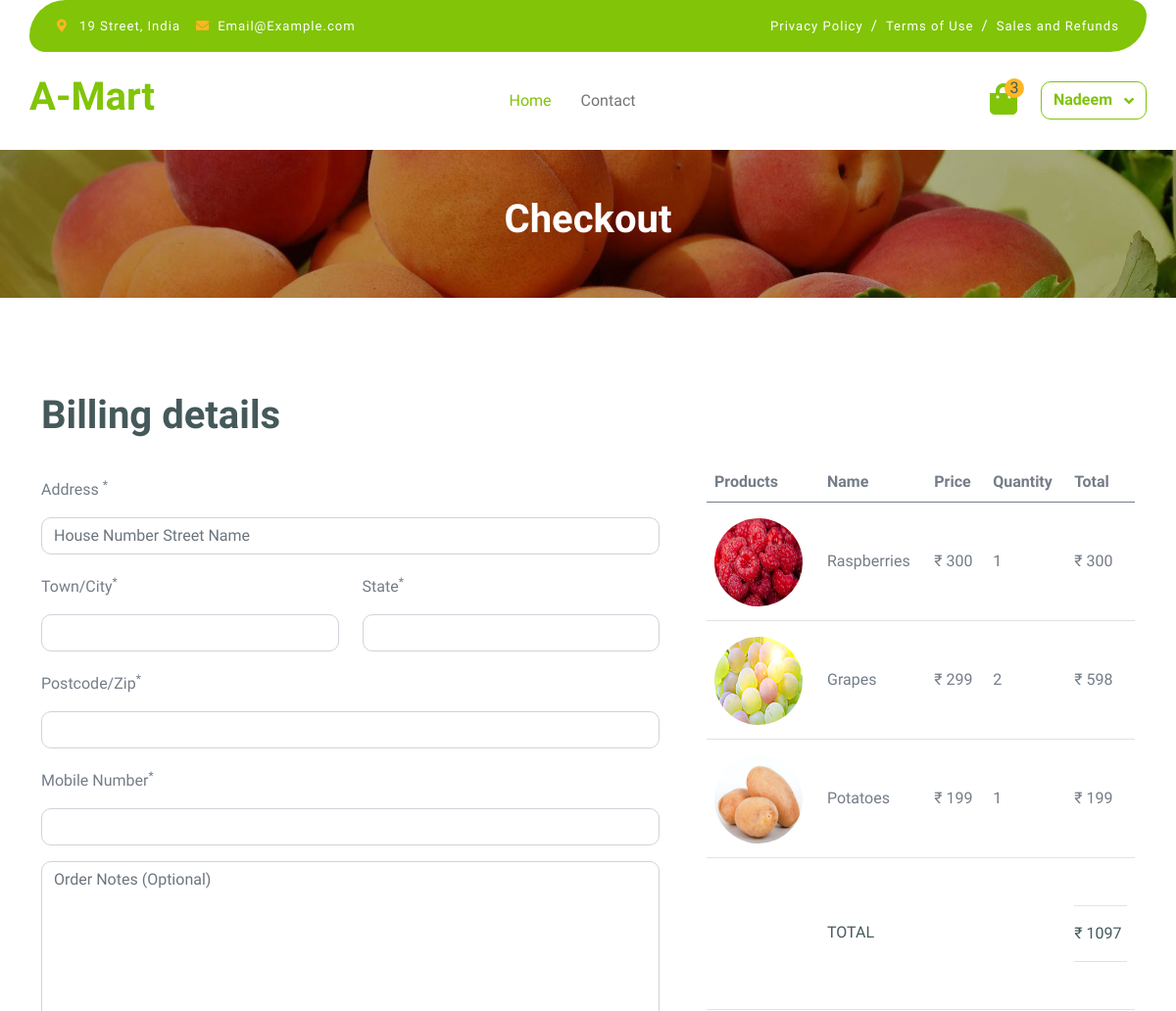
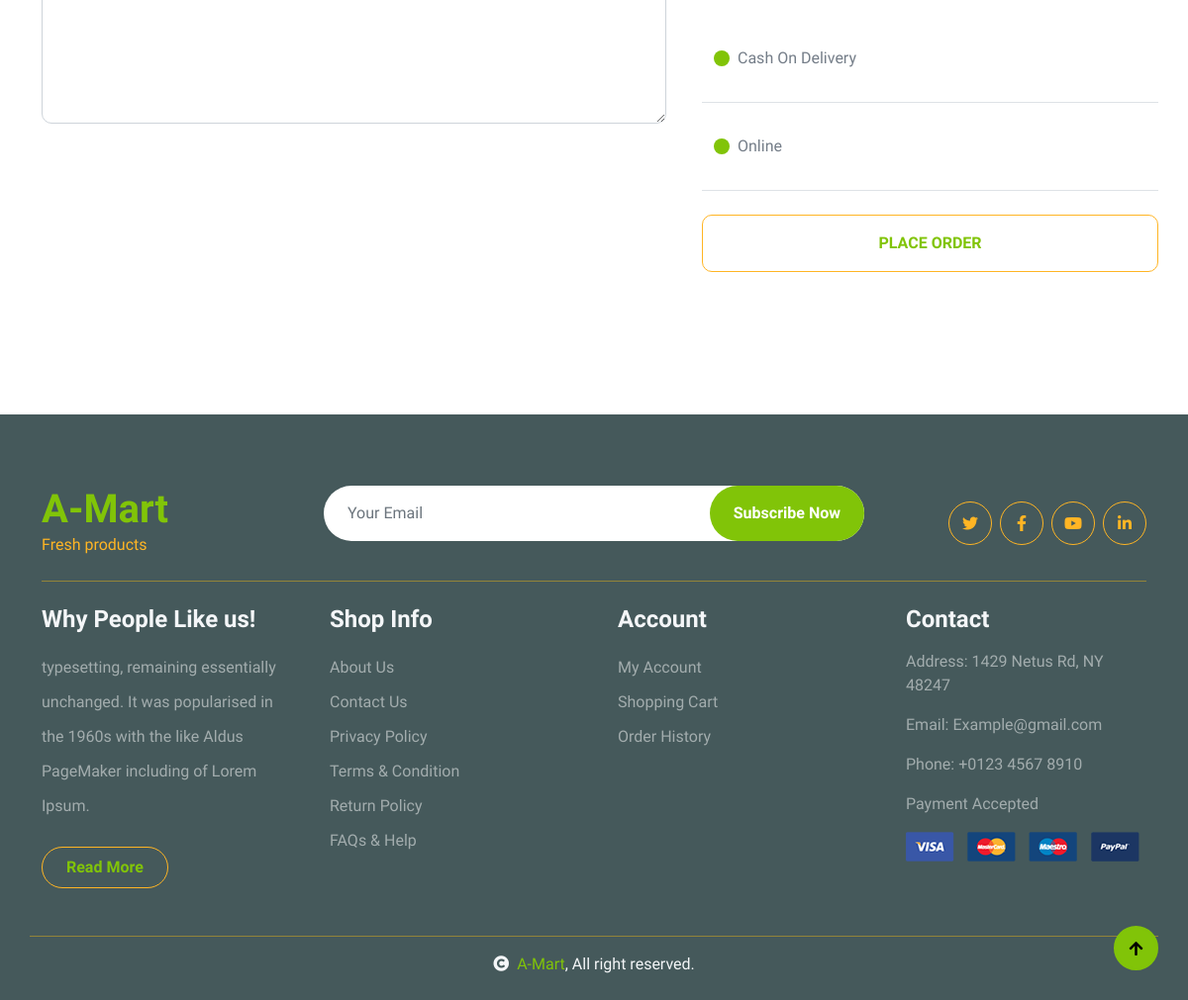
/chackout/ (signed in), run on the app's committed database (2 pictures, top to bottom).
### mymart/models.py (models this page shows, shortened)
class Add_To_Cart(models.Model):
    user = models.ForeignKey(User,on_delete=models.CASCADE, null=True)
    product = models.ForeignKey(Product, on_delete=models.CASCADE, related_name='cart', null=False)
    quantity = models.IntegerField(default=1) #User order Quantity
    def total_price(self):
        return self.product.price * self.quantity

class Product(models.Model):
    product_name = models.CharField(max_length=100)
    short_discriptions = models.TextField()
    discriptions = models.TextField()
    prd_category = models.ForeignKey(Category, on_delete=models.CASCADE, null=True)
    price = models.DecimalField(max_digits=10, decimal_places=0)
    stock_quantity = models.IntegerField(default=0, blank=False, null=True)
    prd_weight = models.CharField(max_length=50, blank=False, null=True)
    product_slug = AutoSlugField(populate_from='product_name',unique=True,null=True,default=None)
    image_name = models.CharField(max_length=100, blank=True)
    created_at = models.DateField(auto_now_add=True)

### mymart/views.py (the view, shortened to what this page needs)
# urls.py: path('chackout/',views.chackout_dtails, name='chackout'),
def chackout_dtails(request):
    if request.user.is_authenticated:
        cart_items = Add_To_Cart.objects.filter(user=request.user) #use for count tof cart item
    else:
        cart_items = []
    total_amount = sum(item.total_price() for item in cart_items)
    data = {
        'products':cart_items,
        'total':total_amount,
    }
    return render(request, 'chackout.html', data)

### mymart/templates/chackout.html (shortened to what this page needs)
{% load static %}
<!DOCTYPE html>
<html lang="en">
    <head>
        {% include 'head.html' %}
    </head>
    <body>
        {% include 'header.html' %}
        <div class="container-fluid page-header py-5">
            <h1 class="text-center text-white display-6">Checkout</h1>
        </div>
        <div class="container-fluid py-5">
            <div class="container py-5">
                <h1 class="mb-4">Billing details</h1>
                <form method="post" id="shippingForm">
                    <div class="row g-5">
                        <div class="col-md-12 col-lg-6 col-xl-7">
                            <div class="form-item">
                                <label class="form-label my-3">Address <sup>*</sup></label>
                                <input type="text" id="address" name="address" class="form-control" placeholder="House Number Street Name">
                            </div>
                           <div class="row">
                                <div class="col-md-12 col-lg-6">
                                    <div class="form-item">
                                        <label class="form-label my-3">Town/City<sup>*</sup></label>
                                        <input type="text" id="city" name="city" class="form-control">
                                    </div>
                                </div>
                                <div class="col-md-12 col-lg-6">
                                    <div class="form-item">
                                        <label class="form-label my-3">State<sup>*</sup></label>
                                        <input type="text" id="state" name="state" class="form-control">
                                    </div>
                                </div>
                           </div>
                            <div class="form-item">
                                <label class="form-label my-3">Postcode/Zip<sup>*</sup></label>
                                <input type="number" id="zipcode" name="zipcode" class="form-control">
                            </div>
                            <div class="form-item">
                                <label class="form-label my-3">Mobile Number<sup>*</sup></label>
                                <input type="number" id="phone"  name="phone"  oninput="this.value = this.value.replace(/[^0-9]/g, '').slice(0, 10);" class="form-control">
                            </div>
                            <div class="form-item my-3">
                                <textarea name="notes" class="form-control" spellcheck="false" cols="30" rows="11" placeholder="Order Notes (Optional)"></textarea>
                            </div>
                        </div>
                        <div class="col-md-12 col-lg-6 col-xl-5">
                            <div class="table-responsive">
                                <table class="table">
                                    <thead>
                                        <tr>
                                            <th scope="col">Products</th>
                                            <th scope="col">Name</th>
                                            <th scope="col">Price</th>
                                            <th scope="col">Quantity</th>
                                            <th scope="col">Total</th>
                                        </tr>
                                    </thead>
                                    <tbody>
                                        {% for cart in products %}
                                        <tr>
                                            <th scope="row">
                                                <div class="d-flex align-items-center mt-2">
                                                    <img src="{%static 'img/'%}{{cart.product.image_name}}.jpg" class="img-fluid rounded-circle" style="width: 90px; height: 90px;" alt="">
                                                </div>
                                            </th>
                                            <td class="py-5">{{cart.product.product_name}}</td>
                                            <td class="py-5">₹&nbsp;{{cart.product.price}}</td>
                                            <td class="py-5">{{cart.quantity}}</td>
                                            <td class="py-5">₹&nbsp;{{cart.total_price}}</td>
                                        </tr>
                                        {% endfor %}
                                        <tr>
                                            <th scope="row">
                                            </th>
                                            <td class="py-5">
                                                <p class="mb-0 text-dark text-uppercase py-3">TOTAL</p>
                                            </td>
                                            <td class="py-5"></td>
                                            <td class="py-5"></td>
                                            <td class="py-5">
                                                <div class="py-3 border-bottom border-top">
                                                    <p class="mb-0 text-dark">₹&nbsp;{{ total }}</p>
                                                </div>
                                            </td>
                                        </tr>
                                    </tbody>
                                </table>
                            </div>
                            <div class="row g-4 text-center align-items-center justify-content-center border-bottom py-3">
                                <div class="col-12">
                                    <div class="form-check text-start my-3">
                                        <input type="radio" class="form-check-input bg-primary border-0" id="cash_deliv" name="payment" value="cash_deliv">
                                        <label class="form-check-label" for="Delivery-1">Cash On Delivery</label>
                                    </div>
                                </div>
                            </div>
                            <div class="row g-4 text-center align-items-center justify-content-center border-bottom py-3">
                                <div class="col-12">
                                    <div class="form-check text-start my-3">
                                        <input type="radio" class="form-check-input bg-primary border-0" id="online" name="payment" value="online">
                                        <label class="form-check-label" for="Paypal-1">Online</label>
                                    </div>
                                </div>
                            </div>
                            <div class="row g-4 text-center align-items-center justify-content-center pt-4">
                                <button type="submit" id="submitBtn" class="btn border-secondary py-3 px-4 text-uppercase w-100 text-primary">Place Order</button>
                            </div>
                        </div>
                    </div>
                </form>
            </div>
        </div>
       {% include 'footer.html' %}
    </body>
</html>

### mymart/templates/header.html (shortened to what this page needs)
<div class="container-fluid fixed-top">
    <div class="container topbar bg-primary d-none d-lg-block">
        <div class="d-flex justify-content-between">
            <div class="top-info ps-2">
                <small class="me-3"><i class="fas fa-map-marker-alt me-2 text-secondary"></i> <a href="#" class="text-white">19 Street, India</a></small>
                <small class="me-3"><i class="fas fa-envelope me-2 text-secondary"></i><a href="#" class="text-white">Email@Example.com</a></small>
            </div>
            <div class="top-link pe-2">
                <a href="#" class="text-white"><small class="text-white mx-2">Privacy Policy</small>/</a>
                <a href="#" class="text-white"><small class="text-white mx-2">Terms of Use</small>/</a>
                <a href="#" class="text-white"><small class="text-white ms-2">Sales and Refunds</small></a>
            </div>
        </div>
    </div>
    <div class="container px-0">
        <nav class="navbar navbar-light bg-white navbar-expand-xl">
            <a href="/" class="navbar-brand"><h1 class="text-primary display-6">A-Mart</h1></a>
            <div class="collapse navbar-collapse bg-white" id="navbarCollapse">
                <div class="navbar-nav mx-auto">
                    <a href="/" class="nav-item nav-link active">Home</a>
                    <a href="javascript:void(0)" class="nav-item nav-link">Contact</a>
                </div>
                <div class="d-flex m-3 me-0">
                    <a href="{% url 'view_cart' %}" class="position-relative me-4 my-auto">
                        <i class="fa fa-shopping-bag fa-2x"></i>
                        <span class="position-absolute bg-secondary rounded-circle d-flex align-items-center justify-content-center text-dark px-1" style="top: -5px; left: 15px; height: 20px; min-width: 20px;">{{products|length}}</span>
                    </a>
                    {% if user.is_authenticated %}
                        <div class="dropdown">
                            <button class="btn btn-outline-primary dropdown-toggle" type="button" id="userDropdown" data-bs-toggle="dropdown" aria-expanded="false">
                                {{ user.username|title }}
                            </button>
                        </div>
                    {% else %}
                        <a href="{% url 'login_view' %}" class="btn btn-outline-primary">Login</a>
                    {% endif %}
                </div>
            </div>
        </nav>
    </div>
</div>

### mymart/static/css/style.css (style rules this page uses)
.btn { font-weight: 600; transition: .5s; }
.btn.border-secondary { transition: 0.5s; }
.fixed-top { transition: 0.5s; background: var(--bs-white); border: 0; }
.topbar { padding: 20px; border-radius: 230px 100px; }
.topbar .top-info { font-size: 15px; line-height: 0; letter-spacing: 1px; display: flex; align-items: center; }
.topbar .top-link { font-size: 15px; line-height: 0; letter-spacing: 1px; display: flex; align-items: center; }
.topbar .top-link a { letter-spacing: 1px; }
.navbar .navbar-nav .nav-link { padding: 10px 15px; font-size: 16px; transition: .5s; }
.navbar { height: 100px; border-bottom: 1px solid rgba(255, 255, 255, .1); }
.navbar .navbar-nav .nav-link:hover, .navbar .navbar-nav .nav-link.active, .fixed-top.bg-white .navbar .navbar-nav .nav-link:hover, .fixed-top.bg-white .navbar .navbar-nav .nav-link.active { color: var(--bs-primary); }
.navbar .dropdown-toggle::after { border: none; content: "\f107"; font-family: "Font Awesome 5 Free"; font-weight: 700; vertical-align: middle; margin-left: 8px; }
.page-header { position: relative; background: linear-gradient(rgba(0, 0, 0, 0.3), rgba(0, 0, 0, 0.3)), url(../img/cart-page-header-img.jpg); background-position: center center; background-repeat: no-repeat; background-size: cover; }
@media (min-width: 992px) { .hero-header, .page-header { margin-top: 152px !important; } }

### data on the page
Add_To_Cart: product.image_name (picture), product.product_name "Raspberries", product.price "300", quantity "1", total_price "300"
Add_To_Cart: product.image_name (picture), product.product_name "Grapes", product.price "299", quantity "2", total_price "598"
Add_To_Cart: product.image_name (picture), product.product_name "Potatoes", product.price "199", quantity "1", total_price "199"

### other printed values
{{ products|length }} "3"
{{ user.username|title }} "Nadeem"
{{ total }} "1097"
